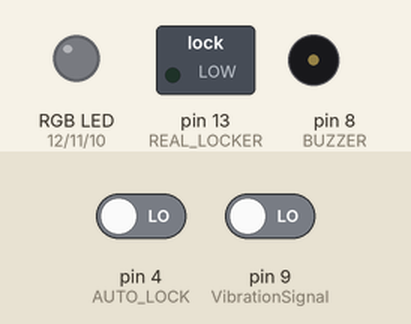
Simulated run of this sketch. Board: Arduino Uno, built with avr-gcc and run on an emulated ATmega328P. On the bench: switched loads named in the sketch (green lamp = pin HIGH), an RGB LED mixed from three pins (HIGH = lit), buzzer (waves = sounding, pin HIGH). Inputs (shaded band) come from the test bench; at power-on: pin 9 (VibrationSignal) LOW, pin 4 (AUTO_LOCK) LOW. What the sketch prints to the serial monitor is not drawn.

Above: at 1.2 s.
1.3 s: pin 9 (VibrationSignal) driven HIGH
At 3.1 s:
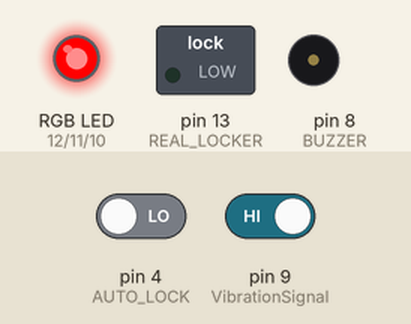
4.3 s: pin 4 (AUTO_LOCK) driven HIGH
At 6.0 s:
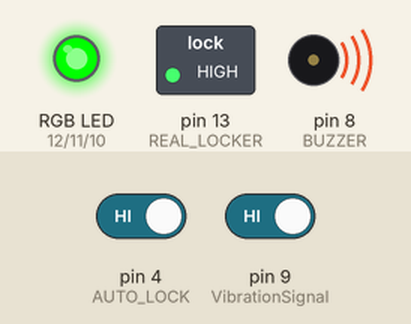
7.3 s: pin 9 (VibrationSignal) driven LOW
At 9.6 s:
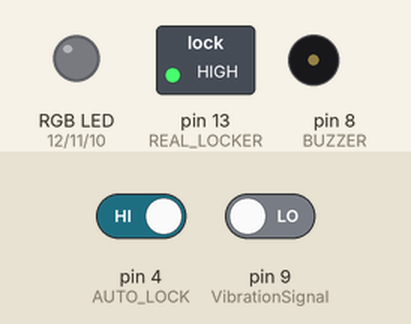
9.9 s: pin 4 (AUTO_LOCK) driven LOW
At 10.4 s:
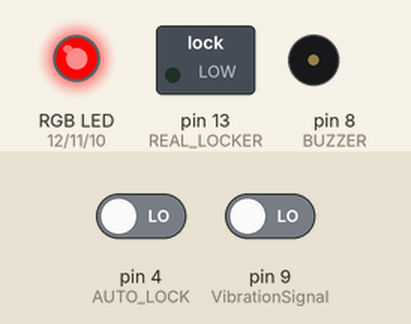
11.4 s: pin 4 (AUTO_LOCK) driven HIGH
At 13.5 s:
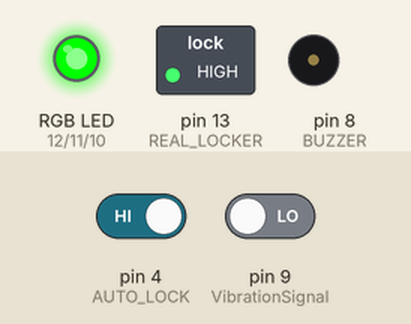
Timing chart, 0 to 14.9 s (numbered marks = the images above; inputs shaded):
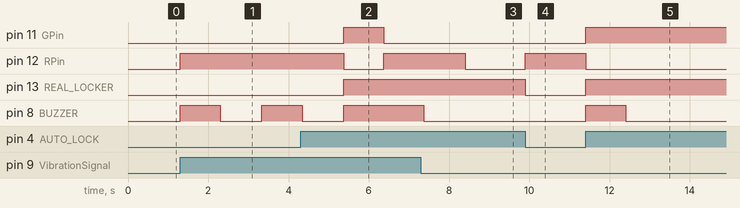

Measured:
- after the input at 1.3 s, pin 12 (RPin): LOW → HIGH at once; pin 8 (BUZZER): LOW → HIGH at once, → LOW 1.0 s later, → HIGH 1.0 s later
- after the input at 4.3 s, pin 11 (GPin): LOW → HIGH after 1.1 s, → LOW 1.0 s later; pin 12 (RPin): HIGH → LOW after 1.1 s, → HIGH 1.0 s later; pin 13 (REAL_LOCKER): LOW → HIGH after 1.1 s; pin 8 (BUZZER): goes on until 5.4 s, then stays HIGH
- after the input at 7.3 s, pin 12 (RPin): HIGH → LOW after 1.1 s; pin 8 (BUZZER): goes on until 7.4 s, then stays LOW
- after the input at 9.9 s, pin 12 (RPin): LOW → HIGH at once; pin 13 (REAL_LOCKER): HIGH → LOW at once
- after the input at 11.4 s, pin 11 (GPin), pin 13 (REAL_LOCKER): LOW → HIGH at once; pin 12 (RPin): HIGH → LOW at once; pin 8 (BUZZER): LOW → HIGH at once, → LOW 1.0 s later

The sketch:

lock_vive_bluetooth_ok.ino
```cpp
#include <SoftwareSerial.h>  // 시리얼 블루투스 통신을 위한 라이브러리

/* 블루투스 연결을 위한 선언 */
#define BLUETOOTH_RX 2  // 블루투스 모듈 RX 핀 2번에 연결
#define BLUETOOTH_TX 3  // 블루투스 모듈 TX 핀 3번에 연결

/* 진동감지 센서의 선언 */
#define VibrationSignal 9  // 디지털 핀 9에 센서를 연결

/* 능동부저 */
#define BUZZER 8

/* RGB LED 핀 정의 */
#define RPin 12
#define GPin 11
#define BPin 10

/* 자동잠금스위치 */
#define AUTO_LOCK 4

/* 도어락 연결 핀 저장 */
#define REAL_LOCKER 13

/* gps 연결을 위한 선언 */
#define GPS_TX 5  // 블루투스 모듈 RX 핀 2번에 연결
#define GPS_RX 6  // 블루투스 모듈 TX 핀 3번에 연결

SoftwareSerial bt(BLUETOOTH_TX, BLUETOOTH_RX);  // 블루투스 통신을 위한 bt 설정 (RX= 수신 D2, TX= 송신 D3)
SoftwareSerial gps(GPS_TX, GPS_RX);             // gps 통신을 위한 bt 설정

bool buzzerFlag = false;    // 부저 울림 상태 저장용 변수
bool doorOpened = false;    // 도어락 열림 상태 저장용 변수

void setup() {
  /* 블루투스 시리얼 통신 시작 */
  bt.begin(9600);
  Serial.begin(9600);

  /* 도어락 설정 */
  pinMode(REAL_LOCKER, OUTPUT);

  /* RGB LED 핀 설정 */
  pinMode(RPin, OUTPUT);
  pinMode(BPin, OUTPUT);
  pinMode(GPin, OUTPUT);

  /* 진동감지 설정 */
  pinMode(VibrationSignal, INPUT);

  /* 부저 설정 */
  pinMode(BUZZER, OUTPUT);

  /* 자동잠금스위치 설정 */
  pinMode(AUTO_LOCK, INPUT);

  /* 초기 LED 상태 설정 (LED 끄기) */
  analogWrite(RPin, 0);  // 빨강 끄기
  analogWrite(BPin, 0);  // 파랑 끄기
  analogWrite(GPin, 0);  // 초록 끄기
}

void loop() {
  // 자동잠금스위치 상태 읽기
  int autoVal = digitalRead(AUTO_LOCK);
  int ViveState = digitalRead(VibrationSignal);

  if (!doorOpened && autoVal == HIGH) {  // 도어락이 닫혀 있고 자동잠금스위치가 눌렸을 때
    Serial.println("도어락 열림");
    digitalWrite(REAL_LOCKER, HIGH);  // 도어락 열림
    doorOpened = true;                // 도어락 열림 상태 저장

    // 초록 불 켜기
    analogWrite(RPin, 0);    // 빨강 끄기
    analogWrite(BPin, 0);    // 파랑 끄기
    analogWrite(GPin, 255);  // 초록 켜기

    // 부저가 울리지 않았다면 부저 울리기
    if (!buzzerFlag) {
      analogWrite(BUZZER, 128);  // PWM 값 128로 소리 크기 조절
      delay(1000);
      analogWrite(BUZZER, 0);
      buzzerFlag = true;  // 부저 울림 상태 저장
    }
  }
  else if (doorOpened && autoVal == LOW) {
    // 도어락 닫기 처리
    Serial.println("도어락 닫힘");
    digitalWrite(REAL_LOCKER, LOW);  // 도어락 닫힘
    doorOpened = false;              // 도어락 닫힘 상태 저장

    // 빨간 불 켜기
    analogWrite(RPin, 255);  // 빨강 켜기
    analogWrite(BPin, 0);    // 파랑 끄기
    analogWrite(GPin, 0);    // 초록 끄기

    buzzerFlag = false;  // 도어락이 닫히면 부저 울림 상태 초기화
  }

  // 진동 감지 처리
  if (ViveState == 1) {  // 비교 연산자 수정
    Serial.println("진동 감지");

    // 빨간색 LED 켜기
    analogWrite(RPin, 255);  // 빨강 켜기
    analogWrite(BPin, 0);    // 파랑 끄기
    analogWrite(GPin, 0);    // 초록 끄기

    // 부저 소리
    analogWrite(BUZZER, 128);  // PWM 값 128로 소리 크기 조절
    delay(1000);
    analogWrite(BUZZER, 0);
    delay(1000);

    // 알림 전송 (예: 블루투스 데이터 전송)
    bt.println("진동이 감지되었습니다!");

    // 진동 감지 후 LED 끄기
    analogWrite(RPin, 0);  // 빨강 끄기
    analogWrite(BPin, 0);  // 파랑 끄기
    analogWrite(GPin, 0);  // 초록 끄기

    ViveState = 0;
  }
}
```
